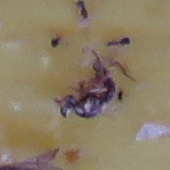
#> input picture Dataset-for-miniproject/olive_fly/IMG_0597 1 referencia.JPG, 170 x 170 px
$ jupyter execute --allow-errors preproccess__feature_extraction.ipynb
#> lines starting #> are read from the running program, lines starting #| are printed output that depends on the picture; after the words box and inside, x2 and y2 are one past the last pixel; in counts of white or black regions, pixels touching at a corner belong together
# Setup

[cell 1]
import os
import cv2
import numpy as np
import matplotlib.pyplot as plt
import random

from sklearn.model_selection import train_test_split

from sklearn.preprocessing import StandardScaler
from sklearn.decomposition import PCA

from skimage.feature import hog
from skimage.measure import label

# Pre-processing

[cell 2]
# Original DATASET
DATASET_PATH = "Dataset-for-miniproject"
OLIVE_FLY_DIR = os.path.join(DATASET_PATH, "olive_fly")
NOT_OLIVE_FLY_DIR = os.path.join(DATASET_PATH, "not_olive_fly")

# New and balanced
NEW_DATASET_PATH = "data_balanced"
NEW_OLIVE_DIR = os.path.join(NEW_DATASET_PATH, "olive_fly")
NEW_NOT_OLIVE_DIR = os.path.join(NEW_DATASET_PATH, "not_olive_fly")

IMG_SIZE = (170, 170)

[cell 3]
def show_two_samples(olive_dir, not_olive_dir):
#> called with olive_dir = 'Dataset-for-miniproject/olive_fly', not_olive_dir = 'Dataset-for-miniproject/not_olive_fly'
    def pick_image(d):
        files = [f for f in os.listdir(d) if os.path.isfile(os.path.join(d, f))]
        if not files:
            raise ValueError(f"No images found in {d}")
        return os.path.join(d, random.choice(files))

    o_path = pick_image(olive_dir)
    n_path = pick_image(not_olive_dir)

    o = cv2.cvtColor(cv2.imread(o_path), cv2.COLOR_BGR2RGB)
    n = cv2.cvtColor(cv2.imread(n_path), cv2.COLOR_BGR2RGB)
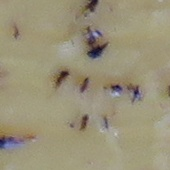
#> input picture Dataset-for-miniproject/not_olive_fly/IMG_0597 139 referencia.JPG, 170 x 170 px

    fig, axes = plt.subplots(1, 2, figsize=(12, 6))
    axes[0].imshow(o)
    axes[0].axis("off")
    axes[0].set_title("olive_fly")
    axes[0].text(0.5, -0.15, os.path.basename(o_path), size=10, ha="center", va="top", transform=axes[0].transAxes)

    axes[1].imshow(n)
    axes[1].axis("off")
    axes[1].set_title("not_olive_fly")
    axes[1].text(0.5, -0.15, os.path.basename(n_path), size=10, ha="center", va="top", transform=axes[1].transAxes)

    plt.tight_layout()
    plt.show()
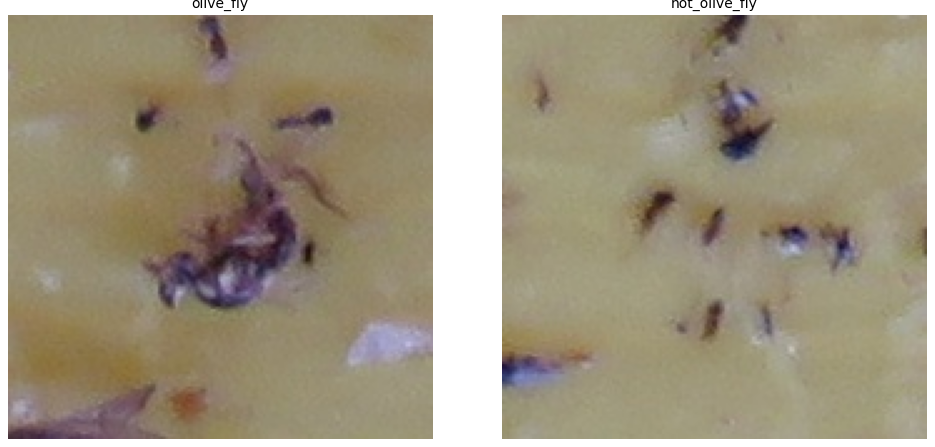
#> figure drawn by matplotlib, 2 panels
#> in process_folder, img is the input picture: shape (170, 170, 3); mean B, G, R 102, 126.4, 140.6

show_two_samples(OLIVE_FLY_DIR, NOT_OLIVE_FLY_DIR)

## Foreground extraction

[cell 4]
def extract_foreground(img, kernel_size=9, background_color=255) :
    """
    Extract the foreground from an image. Works by assuming we are looking
    for something dark on a light background. It does an inverse Otsu
    threshold to get a binary image. This is cleaned by morphological closing.
    Finally, we select the largest connected component by labelling and sorting.

    @param img: the image to be processed. Should be three channel image.
    @param kernel_size: kernel size for Morphological closing.
        Larger values will result in less noise, but lower resolution masks.
    @param background color. All parts of the image not in the foreground
    will be replaced by this color. Can also be a tuple eg: (255,255,0)

    returns two matrices: the foreground and a mask.
    """
#> called with kernel_size = 9, background_color = 255
    # convert to grayscale, and make sure result is 8 bit
    img_gray = cv2.cvtColor(img, cv2.COLOR_BGR2GRAY).astype(np.uint8)
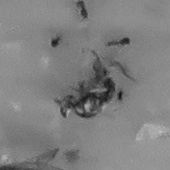
#> img_gray: shape (170, 170); min 17, max 195, mean 127.9

    # use inverse OTSU threshold to get the dark parts (likely insects)
    thresh, img_bw = cv2.threshold(img_gray,-1, 255,
                                   cv2.THRESH_BINARY_INV + cv2.THRESH_OTSU)
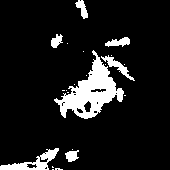
#> img_bw: shape (170, 170); 10.6% white; 22 white regions (15 under 20 px), largest, box (x1, y1, x2, y2) and area: (54, 50, 124, 119) 1872, (0, 148, 59, 170) 461, (101, 55, 135, 81) 213
#> thresh = 106

    # cleanup a bit with morphological closing
    kernel = np.ones((kernel_size, kernel_size))
    img_bw_cleaned = cv2.morphologyEx(img_bw, cv2.MORPH_CLOSE, kernel)
#> img_bw_cleaned: shape (170, 170); 13.1% white; 4 white regions, box (x1, y1, x2, y2) and area: (54, 37, 135, 119) 2751, (0, 148, 79, 170) 758, (75, 0, 88, 19) 139, (51, 34, 68, 48) 124

    # label with skimage
    labels = label(img_bw_cleaned)
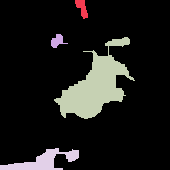
#> labels: shape (170, 170) int64; 5 distinct labels, from 0 to 4; one colour per label, 0 black

    # get the largest labeled region, other than the background
    label_of_largest_region = np.argmax(np.bincount(labels.flat,
                                                    weights=img_bw_cleaned.flat))
#> label_of_largest_region = 3
    largest_region = labels == label_of_largest_region
#> largest_region: shape (170, 170) bool; 9.5% white; 1 white region, box (x1, y1, x2, y2) and area: (54, 37, 135, 119) 2751


    # apply largest region as mask
    x, y = np.where(np.invert(largest_region))
    foreground = img.copy()
    foreground[x,y] = background_color

    return foreground, largest_region

[cell 5]
def process_folder(
    input_dir,
    output_dir,
    img_size=(170, 170),
    background_color=255
):
    os.makedirs(output_dir, exist_ok=True)

    for img_name in os.listdir(input_dir):
        src_path = os.path.join(input_dir, img_name)

        if not os.path.isfile(src_path):
            continue

        img = cv2.imread(src_path)
        if img is None:
            continue

        img = cv2.resize(img, img_size)

        foreground, mask = extract_foreground(
            img,
            kernel_size=9,
            background_color=background_color
        )

        dst_path = os.path.join(output_dir, img_name)
        cv2.imwrite(dst_path, foreground)

[cell 6]
# Process olive_fly images
process_folder(
    input_dir=OLIVE_FLY_DIR,
    output_dir=NEW_OLIVE_DIR,
    img_size=IMG_SIZE
)

# Process not_olive_fly images
process_folder(
    input_dir=NOT_OLIVE_FLY_DIR,
    output_dir=NEW_NOT_OLIVE_DIR,
    img_size=IMG_SIZE
)
#> in process_folder, img is the input picture: shape (170, 170, 3); mean B, G, R 120.6, 146.3, 154
#> call 2 of extract_foreground, with kernel_size = 9, background_color = 255
#> in extract_foreground (call 2), `img_gray = cv2.cvtColor(img, cv2.COLOR_BGR2GRAY).astype(np.uint8)`:
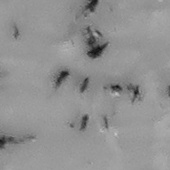
#> img_gray: shape (170, 170); min 16, max 197, mean 145.7
#> in extract_foreground (call 2), `thresh, img_bw = cv2.threshold(img_gray,-1, 255, cv2.THRESH_BINARY_INV..`:
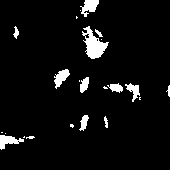
#> img_bw: shape (170, 170); 5.3% white; 23 white regions (11 under 20 px), largest, box (x1, y1, x2, y2) and area: (82, 26, 109, 59) 423, (80, 0, 99, 17) 183, (0, 135, 24, 150) 180
#> in extract_foreground (call 2), `thresh, img_bw = cv2.threshold(img_gray,-1, 255, cv2.THRESH_BINARY_INV..`: thresh = 117
#> in extract_foreground (call 2), `img_bw_cleaned = cv2.morphologyEx(img_bw, cv2.MORPH_CLOSE, kernel)`: img_bw_cleaned: shape (170, 170); 6.5% white; 10 white regions, largest, box (x1, y1, x2, y2) and area: (82, 26, 109, 59) 560, (103, 83, 141, 102) 315, (0, 132, 35, 150) 248
#> in extract_foreground (call 2), `labels = label(img_bw_cleaned)`:
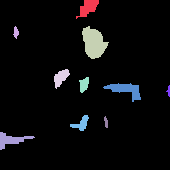
#> labels: shape (170, 170) int64; 11 distinct labels, from 0 to 10; one colour per label, 0 black
#> in extract_foreground (call 2), `largest_region = labels == label_of_largest_region`: largest_region: shape (170, 170) bool; 1.9% white; 1 white region, box (x1, y1, x2, y2) and area: (82, 26, 109, 59) 560
#> in extract_foreground (call 2), `foreground[x,y] = background_color`:
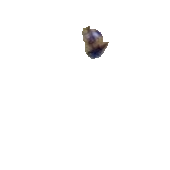
#> foreground: shape (170, 170, 3); mean B, G, R 251.7, 251.7, 251.9

print("Foreground extraction applied to all images.")

#> (a cell that did not finish here is left out)


Check for bad foreground extraction on images by calculating foreground ratio <br>
Finding sweetspot of foreground ratio within the dataset and setting threshold to delete bad extracted images that have too much (non white) background

[cell 8]
IMG_FOLDERS = {
    "olive_fly": "data_balanced/olive_fly",
    "not_olive_fly": "data_balanced/not_olive_fly"
}

BACKGROUND_VALUE = 255
TOL = 5
SAMPLES_TO_SHOW = 2  # amount of samples of bad images to show
THRESHOLD_OLIVE = 0.35  # max fraction foreground pixels
THRESHOLD_NOT = 0.20

[cell 9]
# [6 lines left out: function foreground_ratio, not called in this run]

def compute_ratios_for_folder(folder):
    # calculate foreground ratios for all images in a folder.
    ratios = []
    files = []
    for f in os.listdir(folder):
        path = os.path.join(folder, f)
        if not f.lower().endswith(('.png', '.jpg', '.jpeg')):
            continue
        if not os.path.isfile(path):
            continue
        img = cv2.imread(path)
        if img is None:
            print("Could not read:", f)
            continue
        r = foreground_ratio(img)
        ratios.append(r)
        files.append(f)
    print(f"Processed {len(ratios)} images from folder {folder}")
    return np.array(ratios), files

def visualize_bad_samples(folder, ratios, files, threshold, num_samples=SAMPLES_TO_SHOW):
#> called with folder = 'data_balanced/olive_fly', ratios = array of shape (0,), threshold = 0.35, num_samples = 2
    plt.figure(figsize=(6,4))
    plt.hist(ratios, bins=30)
    plt.xlabel("Foreground ratio")
    plt.ylabel("")
    plt.title(f"Foreground ratio distribution ({os.path.basename(folder)})")
    plt.show()

    print(f"Min ratio: {ratios.min():.3f}, Mean: {ratios.mean():.3f}, Max: {ratios.max():.3f}")

    # Select bad samples, ratio above threshold
    bad_indices = np.where(ratios > threshold)[0]
    print(f"Amount of images above threshold (> {threshold}): {len(bad_indices)}")

    # Random samples from bad indices
    if len(bad_indices) > 0:
        sample_indices = random.sample(list(bad_indices), min(num_samples, len(bad_indices)))
        plt.figure(figsize=(6,3))
        for i, idx in enumerate(sample_indices):
            img = cv2.imread(os.path.join(folder, files[idx]))
            plt.subplot(1, len(sample_indices), i+1)
            plt.imshow(cv2.cvtColor(img, cv2.COLOR_BGR2RGB))
            plt.title(f"ratio={ratios[idx]:.3f}")
            plt.axis("off")
        plt.show()

    return bad_indices

[cell 10]
# [5 lines left out: function remove_bad_images, not called in this run]

[cell 11]
ratios_olive, files_olive = compute_ratios_for_folder(IMG_FOLDERS["olive_fly"])
ratios_not, files_not = compute_ratios_for_folder(IMG_FOLDERS["not_olive_fly"])

print("=== Olive Fly Folder ===")
#> (the rest of this cell did not finish here and is left out)

#> (a cell that did not finish here is left out)

## Class distribution and Augmentation

[cell 13]
olive_count = len(os.listdir(NEW_OLIVE_DIR))
not_olive_count = len(os.listdir(NEW_NOT_OLIVE_DIR))

plt.bar(["olive_fly", "not_olive_fly"], [olive_count, not_olive_count])
plt.title("Class distribution (original dataset)")
plt.ylabel("Image count")
plt.show()
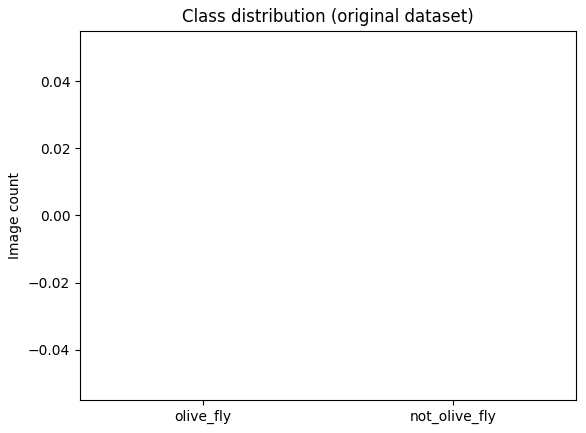
#> figure drawn by matplotlib, 1 panel

print("Olive fly:", olive_count)
print("Not olive fly:", not_olive_count)

[cell 14]
# [14 lines left out: function augment_image, not called in this run]

[cell 15]
TARGET_COUNT = 1000

olive_images = os.listdir(NEW_OLIVE_DIR)
current_count = len(olive_images)

idx = 0
#> (the rest of this cell did not finish here and is left out)

[cell 16]
files = [
    f for f in os.listdir(NEW_NOT_OLIVE_DIR)
    if os.path.isfile(os.path.join(NEW_NOT_OLIVE_DIR, f))
]

print("Before downsampling:", len(files))

# kies random TARGET_COUNT files om te behouden
#> (the rest of this cell did not finish here and is left out)

[cell 17]
new_olive_count = len(os.listdir(NEW_OLIVE_DIR))
new_not_olive_count = len(os.listdir(NEW_NOT_OLIVE_DIR))

plt.bar(["olive_fly", "not_olive_fly"],
        [new_olive_count, new_not_olive_count])
plt.title("Class distribution (balanced dataset)")
plt.ylabel("Image count")
plt.show()
